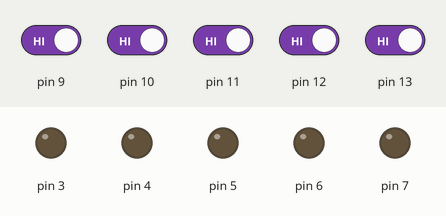
A sketch run on a simulated Arduino Uno, built with avr-gcc and run on an emulated ATmega328P. On the bench: output pins drawn as LEDs (lit = HIGH). The test bench sets the inputs (shaded band); at power-on: pin 9–13 HIGH.

Above: at 1.2 s.
1.3 s: pin 9 driven LOW
At 2.0 s:
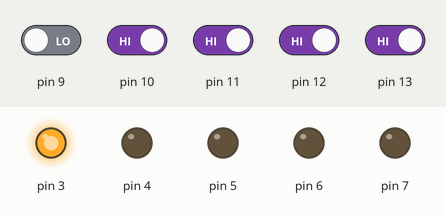
2.8 s: pin 10 driven LOW
At 3.3 s:
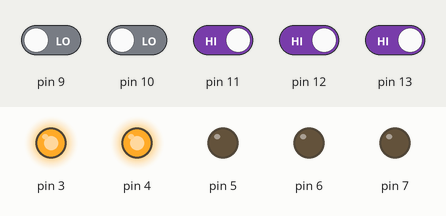
4.3 s: pin 11 driven LOW
At 5.3 s:
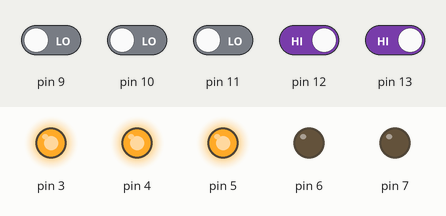
5.8 s: pin 12 driven LOW
At 6.7 s:
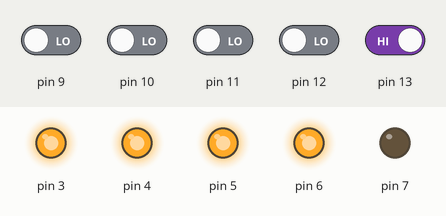
7.3 s: pin 13 driven LOW
At 7.9 s:
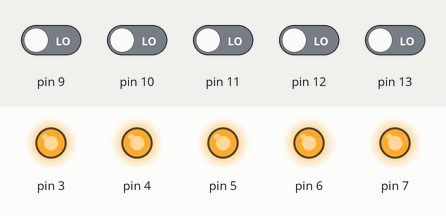
8.8 s: pin 9 driven HIGH
At 10.1 s:
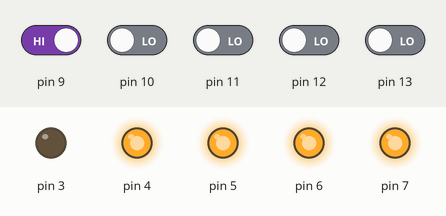
Timing chart, 0 to 11.3 s (numbered marks = the images above; inputs shaded):
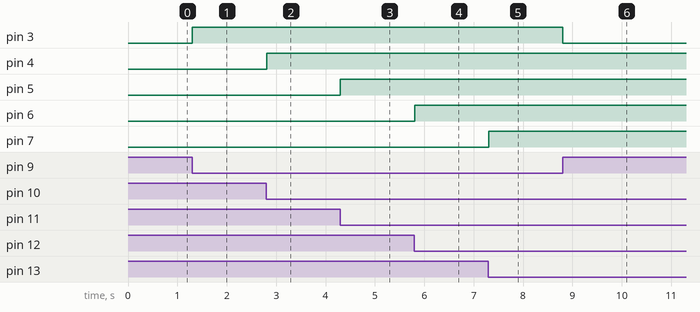

The sketch:

SmartStreetLights.ino
```cpp
void setup()
{
  pinMode(9,INPUT);
  pinMode(10,INPUT);
  pinMode(11,INPUT);
  pinMode(12,INPUT);
  pinMode(13,INPUT);
  pinMode(3,OUTPUT);
  pinMode(4,OUTPUT);
  pinMode(5,OUTPUT);
  pinMode(6,OUTPUT);
  pinMode(7,OUTPUT);

  Serial.begin(9600);
}

void loop()
{
  //Smart street lights
  if (digitalRead(9)==LOW&&digitalRead(10)==LOW&&digitalRead(11)==LOW&&digitalRead(12)==LOW&&digitalRead(13)==LOW)
  {
    digitalWrite(3,HIGH);
    digitalWrite(4,HIGH);
    digitalWrite(5,HIGH);
    digitalWrite(6,HIGH);
    digitalWrite(7,HIGH);
    delay(10);
  }
  else if (digitalRead(9)==LOW&&digitalRead(10)==LOW&&digitalRead(11)==LOW&&digitalRead(12)==HIGH&&digitalRead(13)==LOW)
  {
    digitalWrite(3,HIGH);
    digitalWrite(4,HIGH);
    digitalWrite(5,HIGH);
    digitalWrite(6,LOW);
    digitalWrite(7,HIGH);
    delay(10);
  }
  else if (digitalRead(9)==LOW&&digitalRead(10)==LOW&&digitalRead(11)==LOW&&digitalRead(12)==LOW&&digitalRead(13)==HIGH)
  {
    digitalWrite(3,HIGH);
    digitalWrite(4,HIGH);
    digitalWrite(5,HIGH);
    digitalWrite(6,HIGH);
    digitalWrite(7,LOW);
    delay(10);
  }
  else if (digitalRead(9)==LOW&&digitalRead(10)==LOW&&digitalRead(11)==LOW&&digitalRead(12)==HIGH&&digitalRead(13)==HIGH)
  {
    digitalWrite(3,HIGH);
    digitalWrite(4,HIGH);
    digitalWrite(5,HIGH);
    digitalWrite(6,LOW);
    digitalWrite(7,LOW);
    delay(10);
  }
  else if (digitalRead(9)==LOW&&digitalRead(10)==LOW&&digitalRead(11)==HIGH&&digitalRead(12)==LOW&&digitalRead(13)==LOW)
  {
    digitalWrite(3,HIGH);
    digitalWrite(4,HIGH);
    digitalWrite(5,LOW);
    digitalWrite(6,HIGH);
    digitalWrite(7,HIGH);
    delay(10);
  }
  else if (digitalRead(9)==LOW&&digitalRead(10)==LOW&&digitalRead(11)==HIGH&&digitalRead(12)==HIGH&&digitalRead(13)==LOW)
  {
    digitalWrite(3,HIGH);
    digitalWrite(4,HIGH);
    digitalWrite(5,LOW);
    digitalWrite(6,LOW);
    digitalWrite(7,HIGH);
    delay(10);
  }
  else if (digitalRead(9)==LOW&&digitalRead(10)==LOW&&digitalRead(11)==HIGH&&digitalRead(12)==LOW&&digitalRead(13)==HIGH)
  {
    digitalWrite(3,HIGH);
    digitalWrite(4,HIGH);
    digitalWrite(5,LOW);
    digitalWrite(6,HIGH);
    digitalWrite(7,LOW);
    delay(10);
  }
  else if (digitalRead(9)==LOW&&digitalRead(10)==LOW&&digitalRead(11)==HIGH&&digitalRead(12)==HIGH&&digitalRead(13)==HIGH)
  {
    digitalWrite(3,HIGH);
    digitalWrite(4,HIGH);
    digitalWrite(5,LOW);
    digitalWrite(6,LOW);
    digitalWrite(7,LOW);
    delay(10);
  }
  else if (digitalRead(9)==LOW&&digitalRead(10)==HIGH&&digitalRead(11)==LOW&&digitalRead(12)==LOW&&digitalRead(13)==LOW)
  {
    digitalWrite(3,HIGH);
    digitalWrite(4,LOW);
    digitalWrite(5,HIGH);
    digitalWrite(6,HIGH);
    digitalWrite(7,HIGH);
    delay(10);
  }
  else if (digitalRead(9)==LOW&&digitalRead(10)==HIGH&&digitalRead(11)==LOW&&digitalRead(12)==HIGH&&digitalRead(13)==LOW)
  {
    digitalWrite(3,HIGH);
    digitalWrite(4,LOW);
    digitalWrite(5,HIGH);
    digitalWrite(6,LOW);
    digitalWrite(7,HIGH);
    delay(10);
  }
  else if (digitalRead(9)==LOW&&digitalRead(10)==HIGH&&digitalRead(11)==LOW&&digitalRead(12)==LOW&&digitalRead(13)==HIGH)
  {
    digitalWrite(3,HIGH);
    digitalWrite(4,LOW);
    digitalWrite(5,HIGH);
    digitalWrite(6,HIGH);
    digitalWrite(7,LOW);
    delay(10);
  }
  else if (digitalRead(9)==LOW&&digitalRead(10)==HIGH&&digitalRead(11)==LOW&&digitalRead(12)==HIGH&&digitalRead(13)==HIGH)
  {
    digitalWrite(3,HIGH);
    digitalWrite(4,LOW);
    digitalWrite(5,HIGH);
    digitalWrite(6,LOW);
    digitalWrite(7,LOW);
    delay(10);
  }
  else if (digitalRead(9)==LOW&&digitalRead(10)==HIGH&&digitalRead(11)==HIGH&&digitalRead(12)==LOW&&digitalRead(13)==LOW)
  {
    digitalWrite(3,HIGH);
    digitalWrite(4,LOW);
    digitalWrite(5,LOW);
    digitalWrite(6,HIGH);
    digitalWrite(7,HIGH);
    delay(10);
  }
  else if (digitalRead(9)==LOW&&digitalRead(10)==HIGH&&digitalRead(11)==HIGH&&digitalRead(12)==HIGH&&digitalRead(13)==LOW)
  {
    digitalWrite(3,HIGH);
    digitalWrite(4,LOW);
    digitalWrite(5,LOW);
    digitalWrite(6,LOW);
    digitalWrite(7,HIGH);
    delay(10);
  }
  else if (digitalRead(9)==LOW&&digitalRead(10)==HIGH&&digitalRead(11)==HIGH&&digitalRead(12)==LOW&&digitalRead(13)==HIGH)
  {
    digitalWrite(3,HIGH);
    digitalWrite(4,LOW);
    digitalWrite(5,LOW);
    digitalWrite(6,HIGH);
    digitalWrite(7,LOW);
    delay(10);
  }
  else if (digitalRead(9)==LOW&&digitalRead(10)==HIGH&&digitalRead(11)==HIGH&&digitalRead(12)==HIGH&&digitalRead(13)==HIGH)
  {
    digitalWrite(3,HIGH);
    digitalWrite(4,LOW);
    digitalWrite(5,LOW);
    digitalWrite(6,LOW);
    digitalWrite(7,LOW);
    delay(10);
  }
  else if (digitalRead(9)==HIGH&&digitalRead(10)==LOW&&digitalRead(11)==LOW&&digitalRead(12)==LOW&&digitalRead(13)==LOW)
  {
    digitalWrite(3,LOW);
    digitalWrite(4,HIGH);
    digitalWrite(5,HIGH);
    digitalWrite(6,HIGH);
    digitalWrite(7,HIGH);
    delay(10);
  }
  else if (digitalRead(9)==HIGH&&digitalRead(10)==LOW&&digitalRead(11)==LOW&&digitalRead(12)==HIGH&&digitalRead(13)==LOW)
  {
    digitalWrite(3,LOW);
    digitalWrite(4,HIGH);
    digitalWrite(5,HIGH);
    digitalWrite(6,LOW);
    digitalWrite(7,HIGH);
    delay(10);
  }
  else if (digitalRead(9)==HIGH&&digitalRead(10)==LOW&&digitalRead(11)==LOW&&digitalRead(12)==LOW&&digitalRead(13)==HIGH)
  {
    digitalWrite(3,LOW);
    digitalWrite(4,HIGH);
    digitalWrite(5,HIGH);
    digitalWrite(6,HIGH);
    digitalWrite(7,LOW);
    delay(10);
  }
  else if (digitalRead(9)==HIGH&&digitalRead(10)==LOW&&digitalRead(11)==LOW&&digitalRead(12)==HIGH&&digitalRead(13)==HIGH)
  {
    digitalWrite(3,LOW);
    digitalWrite(4,HIGH);
    digitalWrite(5,HIGH);
    digitalWrite(6,LOW);
    digitalWrite(7,LOW);
    delay(10);
  }
  else if (digitalRead(9)==HIGH&&digitalRead(10)==LOW&&digitalRead(11)==HIGH&&digitalRead(12)==LOW&&digitalRead(13)==LOW)
  {
    digitalWrite(3,LOW);
    digitalWrite(4,HIGH);
    digitalWrite(5,LOW);
    digitalWrite(6,HIGH);
    digitalWrite(7,HIGH);
    delay(10);
  }
  else if (digitalRead(9)==HIGH&&digitalRead(10)==LOW&&digitalRead(11)==HIGH&&digitalRead(12)==HIGH&&digitalRead(13)==LOW)
  {
    digitalWrite(3,LOW);
    digitalWrite(4,HIGH);
    digitalWrite(5,LOW);
    digitalWrite(6,LOW);
    digitalWrite(7,HIGH);
    delay(10);
  }
  else if (digitalRead(9)==HIGH&&digitalRead(10)==LOW&&digitalRead(11)==HIGH&&digitalRead(12)==LOW&&digitalRead(13)==HIGH)
  {
    digitalWrite(3,LOW);
    digitalWrite(4,HIGH);
    digitalWrite(5,LOW);
    digitalWrite(6,HIGH);
    digitalWrite(7,LOW);
    delay(10);
  }
  else if (digitalRead(9)==HIGH&&digitalRead(10)==LOW&&digitalRead(11)==HIGH&&digitalRead(12)==HIGH&&digitalRead(13)==HIGH)
  {
    digitalWrite(3,LOW);
    digitalWrite(4,HIGH);
    digitalWrite(5,LOW);
    digitalWrite(6,LOW);
    digitalWrite(7,LOW);
    delay(10);
  }
  else if (digitalRead(9)==HIGH&&digitalRead(10)==HIGH&&digitalRead(11)==LOW&&digitalRead(12)==LOW&&digitalRead(13)==LOW)
  {
    digitalWrite(3,LOW);
    digitalWrite(4,LOW);
    digitalWrite(5,HIGH);
    digitalWrite(6,HIGH);
    digitalWrite(7,HIGH);
    delay(10);
  }
  else if (digitalRead(9)==HIGH&&digitalRead(10)==HIGH&&digitalRead(11)==LOW&&digitalRead(12)==HIGH&&digitalRead(13)==LOW)
  {
    digitalWrite(3,LOW);
    digitalWrite(4,LOW);
    digitalWrite(5,HIGH);
    digitalWrite(6,LOW);
    digitalWrite(7,HIGH);
    delay(10);
  }
  else if (digitalRead(9)==HIGH&&digitalRead(10)==HIGH&&digitalRead(11)==LOW&&digitalRead(12)==LOW&&digitalRead(13)==HIGH)
  {
    digitalWrite(3,LOW);
    digitalWrite(4,LOW);
    digitalWrite(5,HIGH);
    digitalWrite(6,HIGH);
    digitalWrite(7,LOW);
    delay(10);
  }
  else if (digitalRead(9)==HIGH&&digitalRead(10)==HIGH&&digitalRead(11)==LOW&&digitalRead(12)==HIGH&&digitalRead(13)==HIGH)
  {
    digitalWrite(3,LOW);
    digitalWrite(4,LOW);
    digitalWrite(5,HIGH);
    digitalWrite(6,LOW);
    digitalWrite(7,LOW);
    delay(10);
  }
  else if (digitalRead(9)==HIGH&&digitalRead(10)==HIGH&&digitalRead(11)==HIGH&&digitalRead(12)==LOW&&digitalRead(13)==LOW)
  {
    digitalWrite(3,LOW);
    digitalWrite(4,LOW);
    digitalWrite(5,LOW);
    digitalWrite(6,HIGH);
    digitalWrite(7,HIGH);
    delay(10);
  }
  else if (digitalRead(9)==HIGH&&digitalRead(10)==HIGH&&digitalRead(11)==HIGH&&digitalRead(12)==HIGH&&digitalRead(13)==LOW)
  {
    digitalWrite(3,LOW);
    digitalWrite(4,LOW);
    digitalWrite(5,LOW);
    digitalWrite(6,LOW);
    digitalWrite(7,HIGH);
    delay(10);
  }
  else if (digitalRead(9)==HIGH&&digitalRead(10)==HIGH&&digitalRead(11)==HIGH&&digitalRead(12)==LOW&&digitalRead(13)==HIGH)
  {
    digitalWrite(3,LOW);
    digitalWrite(4,LOW);
    digitalWrite(5,LOW);
    digitalWrite(6,HIGH);
    digitalWrite(7,LOW);
    delay(10);
  }
  else
  {
    digitalWrite(3,LOW);
    digitalWrite(4,LOW);
    digitalWrite(5,LOW);
    digitalWrite(6,LOW);
    digitalWrite(7,LOW);
    delay(10);
  }
}
```

Measured:
- after the input at 1.3 s, pin 3: LOW → HIGH at once
- after the input at 2.8 s, pin 4: LOW → HIGH at once
- after the input at 4.3 s, pin 5: LOW → HIGH at once
- after the input at 5.8 s, pin 6: LOW → HIGH at once
- after the input at 7.3 s, pin 7: LOW → HIGH at once
- after the input at 8.8 s, pin 3: HIGH → LOW at once
